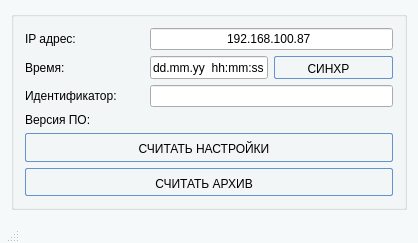
<?xml version="1.0" encoding="UTF-8"?>
<ui version="4.0">
 <class>MainWindow</class>
 <widget class="QMainWindow" name="MainWindow">
  <property name="geometry">
   <rect>
    <x>0</x>
    <y>0</y>
    <width>418</width>
    <height>243</height>
   </rect>
  </property>
  <property name="windowTitle">
   <string>CAN Viewer</string>
  </property>
  <property name="styleSheet">
   <string notr="true">QMainWindow  { 
        background: #f5f9f9;
}</string>
  </property>
  <widget class="QWidget" name="centralWidget">
   <layout class="QGridLayout" name="gridLayout_2">
    <item row="0" column="0">
     <widget class="QGroupBox" name="groupBox_2">
      <property name="title">
       <string/>
      </property>
      <layout class="QGridLayout" name="gridLayout">
       <item row="0" column="0">
        <widget class="QLabel" name="label">
         <property name="sizePolicy">
          <sizepolicy hsizetype="Preferred" vsizetype="Minimum">
           <horstretch>0</horstretch>
           <verstretch>1</verstretch>
          </sizepolicy>
         </property>
         <property name="text">
          <string>IP адрес:</string>
         </property>
        </widget>
       </item>
       <item row="0" column="1" colspan="2">
        <widget class="QLineEdit" name="lineEditIP">
         <property name="sizePolicy">
          <sizepolicy hsizetype="Expanding" vsizetype="Minimum">
           <horstretch>0</horstretch>
           <verstretch>1</verstretch>
          </sizepolicy>
         </property>
         <property name="inputMask">
          <string>000.000.000.000</string>
         </property>
         <property name="text">
          <string>192.168.100.87</string>
         </property>
         <property name="alignment">
          <set>Qt::AlignCenter</set>
         </property>
         <property name="readOnly">
          <bool>false</bool>
         </property>
        </widget>
       </item>
       <item row="1" column="1">
        <widget class="QLineEdit" name="lineEditTime">
         <property name="sizePolicy">
          <sizepolicy hsizetype="Expanding" vsizetype="Preferred">
           <horstretch>0</horstretch>
           <verstretch>1</verstretch>
          </sizepolicy>
         </property>
         <property name="text">
          <string>dd.mm.yy  hh:mm:ss</string>
         </property>
         <property name="alignment">
          <set>Qt::AlignCenter</set>
         </property>
         <property name="readOnly">
          <bool>true</bool>
         </property>
        </widget>
       </item>
       <item row="1" column="2">
        <widget class="QPushButton" name="pushButtonSyncTime">
         <property name="sizePolicy">
          <sizepolicy hsizetype="Minimum" vsizetype="Preferred">
           <horstretch>0</horstretch>
           <verstretch>1</verstretch>
          </sizepolicy>
         </property>
         <property name="styleSheet">
          <string notr="true">QPushButton {
        border: 1px solid #6593cf;
        border-radius: 2px;
        padding: 5px 15px 2px 5px;
        background: qlineargradient(x1 : 0, y1 : 0, x2 : 0, y2 :   1, stop :   0.0 #f5f9f0,
                stop :   0.4 #c7dfe0, stop :   0.6 #afd2e0, stop :   1.0 #c0dbf0);
        color: #000000;
        font:large &quot;Arial&quot;;
}




QPushButton:pressed {
        background: qlineargradient(x1 : 0, y1 : 0, x2 : 0, y2 :   1, stop :   0.0 #c0dbf0,
        stop :   0.5 #cfd26f, stop :   0.55 #c7df6f, stop :   1.0 #f5f9f0);
        padding-top: 2px;
        padding-left: 3px;
}

QPushButton:hover {
		background: qlineargradient(x1 : 0, y1 : 1, x2 : 0, y2 :   0, stop :   0.0 #f5f9f0,
                stop :   0.4 #c7dfe0, stop :   0.6 #afd2e0, stop :   1.0 #c0dbf0);
        padding-top: 2px;
        padding-left: 3px;
}</string>
         </property>
         <property name="text">
          <string>СИНХР</string>
         </property>
        </widget>
       </item>
       <item row="2" column="0">
        <widget class="QLabel" name="label_3">
         <property name="text">
          <string>Идентификатор:</string>
         </property>
        </widget>
       </item>
       <item row="1" column="0">
        <widget class="QLabel" name="label_2">
         <property name="text">
          <string>Время:</string>
         </property>
        </widget>
       </item>
       <item row="2" column="1" colspan="2">
        <widget class="QLineEdit" name="lineEditID">
         <property name="sizePolicy">
          <sizepolicy hsizetype="Expanding" vsizetype="Preferred">
           <horstretch>0</horstretch>
           <verstretch>1</verstretch>
          </sizepolicy>
         </property>
         <property name="alignment">
          <set>Qt::AlignCenter</set>
         </property>
         <property name="readOnly">
          <bool>true</bool>
         </property>
        </widget>
       </item>
       <item row="3" column="0">
        <widget class="QLabel" name="label_4">
         <property name="text">
          <string>Версия ПО:</string>
         </property>
        </widget>
       </item>
       <item row="5" column="0" colspan="3">
        <widget class="QPushButton" name="pushButtonRead">
         <property name="sizePolicy">
          <sizepolicy hsizetype="Preferred" vsizetype="Preferred">
           <horstretch>1</horstretch>
           <verstretch>5</verstretch>
          </sizepolicy>
         </property>
         <property name="styleSheet">
          <string notr="true">QPushButton {
        border: 1px solid #6593cf;
        border-radius: 2px;
        padding: 5px 15px 2px 5px;
        background: qlineargradient(x1 : 0, y1 : 0, x2 : 0, y2 :   1, stop :   0.0 #f5f9f0,
                stop :   0.4 #c7dfe0, stop :   0.6 #afd2e0, stop :   1.0 #c0dbf0);
        color: #000000;
        font:large &quot;Arial&quot;;
}




QPushButton:pressed {
        background: qlineargradient(x1 : 0, y1 : 0, x2 : 0, y2 :   1, stop :   0.0 #c0dbf0,
        stop :   0.5 #cfd26f, stop :   0.55 #c7df6f, stop :   1.0 #f5f9f0);
        padding-top: 2px;
        padding-left: 3px;
}

QPushButton:hover {
		background: qlineargradient(x1 : 0, y1 : 1, x2 : 0, y2 :   0, stop :   0.0 #f5f9f0,
                stop :   0.4 #c7dfe0, stop :   0.6 #afd2e0, stop :   1.0 #c0dbf0);
        padding-top: 2px;
        padding-left: 3px;
}</string>
         </property>
         <property name="text">
          <string>СЧИТАТЬ АРХИВ</string>
         </property>
         <property name="flat">
          <bool>false</bool>
         </property>
        </widget>
       </item>
       <item row="3" column="1">
        <widget class="QLabel" name="label_version">
         <property name="text">
          <string/>
         </property>
        </widget>
       </item>
       <item row="4" column="0" colspan="3">
        <widget class="QPushButton" name="pushButtonReadConf">
         <property name="sizePolicy">
          <sizepolicy hsizetype="Preferred" vsizetype="Preferred">
           <horstretch>1</horstretch>
           <verstretch>5</verstretch>
          </sizepolicy>
         </property>
         <property name="styleSheet">
          <string notr="true">QPushButton {
        border: 1px solid #6593cf;
        border-radius: 2px;
        padding: 5px 15px 2px 5px;
        background: qlineargradient(x1 : 0, y1 : 0, x2 : 0, y2 :   1, stop :   0.0 #f5f9f0,
                stop :   0.4 #c7dfe0, stop :   0.6 #afd2e0, stop :   1.0 #c0dbf0);
        color: #000000;
        font:large &quot;Arial&quot;;
}




QPushButton:pressed {
        background: qlineargradient(x1 : 0, y1 : 0, x2 : 0, y2 :   1, stop :   0.0 #c0dbf0,
        stop :   0.5 #cfd26f, stop :   0.55 #c7df6f, stop :   1.0 #f5f9f0);
        padding-top: 2px;
        padding-left: 3px;
}

QPushButton:hover {
		background: qlineargradient(x1 : 0, y1 : 1, x2 : 0, y2 :   0, stop :   0.0 #f5f9f0,
                stop :   0.4 #c7dfe0, stop :   0.6 #afd2e0, stop :   1.0 #c0dbf0);
        padding-top: 2px;
        padding-left: 3px;
}</string>
         </property>
         <property name="text">
          <string>СЧИТАТЬ НАСТРОЙКИ</string>
         </property>
        </widget>
       </item>
      </layout>
     </widget>
    </item>
   </layout>
  </widget>
  <widget class="QStatusBar" name="statusBar">
   <property name="sizePolicy">
    <sizepolicy hsizetype="Fixed" vsizetype="Fixed">
     <horstretch>0</horstretch>
     <verstretch>0</verstretch>
    </sizepolicy>
   </property>
  </widget>
 </widget>
 <layoutdefault spacing="6" margin="11"/>
 <resources/>
 <connections/>
</ui>
